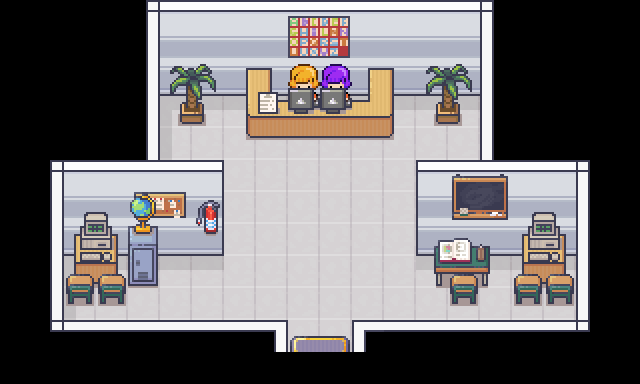

The image is a tile-based game level rendered from a .tmx file. Its description and source (layers, tilesets, objects; grid data summarised) follow:
An orthogonal 20x12 tile map with 32x32 px tiles, 4 tile layers (Floor, Furniture, Furniture2, Furniture3), 6 tilesets and 17 objects (GoToNextMap, Interaction).

<map version="1.10" tiledversion="1.10.2" orientation="orthogonal" renderorder="right-down" width="20" height="12" tilewidth="32" tileheight="32" infinite="0" nextlayerid="7" nextobjectid="35">
 <tileset firstgid="1" source="tileSets/Room_Builder_Floors_32x32.tsx" />
 <tileset firstgid="601" source="tileSets/Room_Builder_Walls_32x32.tsx" />
 <tileset firstgid="1881" source="tileSets/13_Conference_Hall_32x32.tsx" />
 <tileset firstgid="2073" source="tileSets/5_Classroom_and_library_32x32.tsx" />
 <tileset firstgid="2281" source="tileSets/2_LivingRoom_32x32.tsx" />
 <tileset firstgid="3001" source="tileSets/1_Room_Builder_borders_32x32.tsx" />
 <layer id="1" name="Floor" width="20" height="12">
  <data>[240 cells, 168 non-empty, 16 distinct tile ids]</data>
 </layer>
 <layer id="2" name="Furniture" width="20" height="12">
  <data>[240 cells, 61 non-empty, 32 distinct tile ids]</data>
 </layer>
 <layer id="3" name="Furniture2" width="20" height="12">
  <data>[240 cells, 28 non-empty, 22 distinct tile ids]</data>
 </layer>
 <layer id="4" name="Furniture3" width="20" height="12">
  <data>[240 cells, 22 non-empty, 10 distinct tile ids]</data>
 </layer>
 <objectgroup id="5" name="Collisions">
  <object id="2" x="576" y="160" width="32" height="192" />
  <object id="3" x="352" y="320" width="224" height="32" />
  <object id="13" x="64" y="320" width="224" height="32" />
  <object id="14" x="32" y="160" width="32" height="192" />
  <object id="15" x="128" y="0" width="32" height="160" />
  <object id="16" x="480" y="0" width="32" height="160" />
  <object id="19" x="64" y="160" width="160" height="64" />
  <object id="20" x="416" y="160" width="160" height="64" />
  <object id="21" x="248" y="64" width="144" height="48" />
  <object id="22" x="64" y="224" width="64" height="48" />
  <object id="23" x="433" y="224" width="144" height="48" />
  <object id="25" x="128" y="224" width="32" height="32" />
  <object id="26" x="177" y="64" width="32" height="32" />
  <object id="27" x="433" y="64" width="32" height="32" />
  <object id="30" x="160" y="0" width="320" height="64" />
 </objectgroup>
 <objectgroup id="6" name="SpawnPoints">
  <object id="12" name="GoToNextMap" type="GoToNextMap" x="288" y="336" width="64" height="16">
   <properties>
    <property name="MapResMultiplier" type="float" value="1.5" />
    <property name="NextMapName" value="outdoorsOffice" />
    <property name="NextSpawnX" type="float" value="704" />
    <property name="NextSpawnY" type="float" value="368" />
   </properties>
  </object>
  <object id="10" name="Interaction" type="Interaction" x="320" y="32" width="32" height="32">
   <properties>
    <property name="offsetX" type="float" value="0" />
    <property name="offsetY" type="float" value="48" />
    <property name="storyArc" value="officePlantationArc" />
   </properties>
  </object>
 </objectgroup>
</map>
